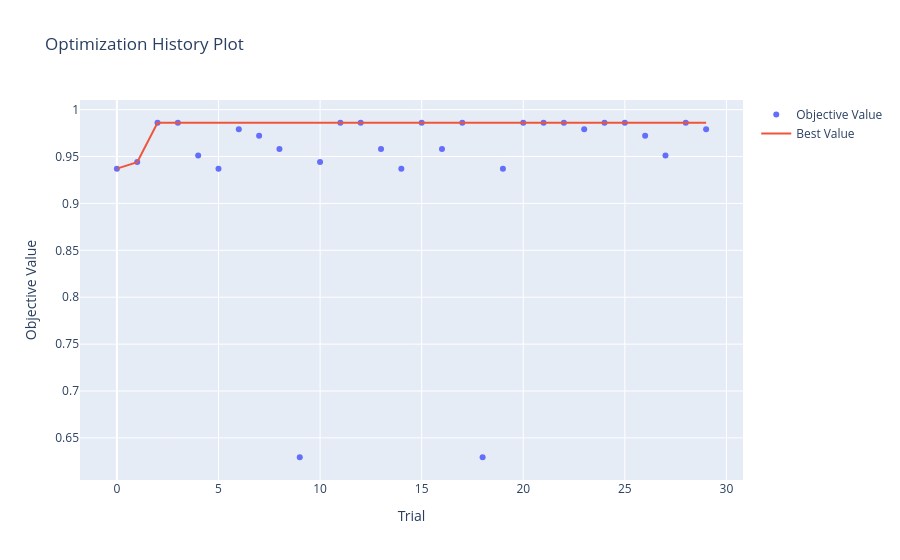

Notebook code for this chart:
### Markdown cell above
4️⃣ Visualize the curve of convergence Optuna.

### Code cell
import optuna.visualization as vis

vis.plot_optimization_history(study)

### Figure 1 — Plotly figure (JSON) as saved in the notebook; plotly's stock layout.template omitted (floating-point values rounded to 4 significant figures)
{"data": [{"mode": "markers", "name": "Objective Value", "type": "scatter", "x": [0, 1, 2, 3, 4, 5, 6, 7, 8, 9, 10, 11, 12, 13, 14, 15, 16, 17, 18, 19, 20, 21, 22, 23, 24, 25, 26, 27, 28, 29], "y": [0.9371, 0.9441, 0.986, 0.986, 0.951, 0.9371, 0.979, 0.972, 0.958, 0.6294, 0.9441, 0.986, 0.986, 0.958, 0.9371, 0.986, 0.958, 0.986, 0.6294, 0.9371, 0.986, 0.986, 0.986, 0.979, 0.986, 0.986, 0.972, 0.951, 0.986, 0.979]}, {"mode": "lines", "name": "Best Value", "type": "scatter", "x": [0, 1, 2, 3, 4, 5, 6, 7, 8, 9, 10, 11, 12, 13, 14, 15, 16, 17, 18, 19, 20, 21, 22, 23, 24, 25, 26, 27, 28, 29], "y": [0.9371, 0.9441, 0.986, 0.986, 0.986, 0.986, 0.986, 0.986, 0.986, 0.986, 0.986, 0.986, 0.986, 0.986, 0.986, 0.986, 0.986, 0.986, 0.986, 0.986, 0.986, 0.986, 0.986, 0.986, 0.986, 0.986, 0.986, 0.986, 0.986, 0.986]}, {"marker": {"color": "#cccccc"}, "mode": "markers", "name": "Infeasible Trial", "showlegend": false, "type": "scatter", "x": [], "y": []}], "layout": {"title": {"text": "Optimization History Plot"}, "xaxis": {"title": {"text": "Trial"}}, "yaxis": {"title": {"text": "Objective Value"}}}}
